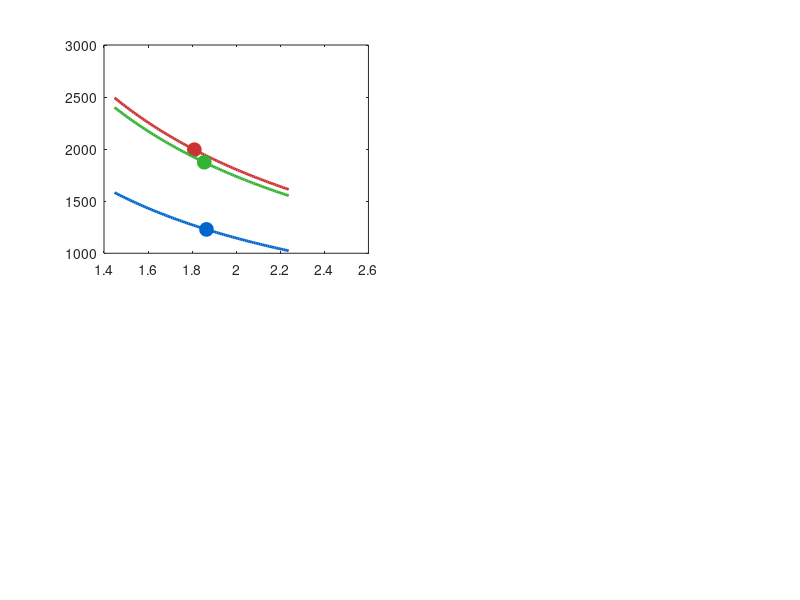

The MATLAB source for this figure: (Note: this script raises an error after producing the figure.)
% This program is used to compare multiple CFPP samples and attempt to find
% out what the velocity of the material should be.
% Kostiantyn Savuk | 06/13/2025

%% Transducer Properties
OutputFreq_Mhz = 10;
SamplingRate_Mhz = 100; % 10x the output frequency

%% CFPP Material Properties (Those important for Wave Velocity)
Velocity_Range = [2000, 3500];

%% Front Wall Detection Parameters
% Estimated front wall time ranges (in sample points)
FrontWall_Range_Samples = [4, 15]; % Typical range for front wall detection

%% Data Quality Control
% Samples 3, 4, 5 have purposeful defects that may affect layer detection
% Enable data filtering to test with/without problematic samples
Enable_Data_Filtering = true;
Problematic_Samples = [3, 4, 5]; % Sample indices with known defects



%% Sample 1: L0P5S25_10Mhz
% Number of Plys: 6
% Overall Thickness (mm): 1.146
% Average Layer Thickness (mm): 0.191

% Aprox. Wall time seen from B scans (10e-6seconds)
% Visual Layers Seen in Heatmaps @ times
Layer1_1        = [17,21];
Layer1_1_Value  = [1];
Layer1_2        = [22,28];
Layer1_2_Value  = [-1];
Layer1_3        = [29,36];
Layer1_3_Value  = [1];
Layer1_4        = [37,44];
Layer1_4_Value  = [-1];
Layer1_5        = [45,53];
Layer1_5_Value  = [1];
Layer1_6        = [54,60];
Layer1_6_Value  = [-1];
Layer1_7        = [61,67];
Layer1_7_Value  = [1];
Layer1_8        = [68,74];
Layer1_8_Value  = [-1];
Layer1_9        = [75,81];
Layer1_9_Value  = [1];
Layer1_10       = [82,87];
Layer1_10_Value = [-1];
Layer1_11       = [88,92];
Layer1_11_Value = [1];
Layer1_12       = [93,98];
Layer1_12_Value = [-1];
Layer1_13       = [99,105];
Layer1_13_Value = [1];
Layer1_14       = [106,113];
Layer1_14_Value = [-1];
Layer1_15       = [114,122];
Layer1_15_Value = [1];
Layer1_16       = [123,133];
Layer1_16_Value = [-1];
Layer1_17       = [134,141];
Layer1_17_Value = [1];
Layer1_18       = [142,147];
Layer1_18_Value = [-1];
Layer1_19       = [148,152];
Layer1_19_Value = [1];
Layer1_20       = [153,159];
Layer1_20_Value = [-1];
Layer1_21       = [160,166];
Layer1_21_Value = [1];
Layer1_22       = [167,173];
Layer1_22_Value = [-1];
Layer1_23       = [174,183];
Layer1_23_Value = [1];
Layer1_24       = [184,192];
Layer1_24_Value = [-1];
Layer1_25       = [193,200];
Layer1_25_Value = [1];
Layer1_26       = [201,210];
Layer1_26_Value = [-1];

%% Sample 2: L8P12S5_10Mhz
% Number of Plys: N/A
% Overall Thickness: N/A
% Average Layer Thickness: N/A

% Aprox. Wall time seen from B scans (10e-6seconds)
FrontWallTime2 = 0;
BackWallTime2  = 0;

%% Sample 3: L16P1S9_10MHz
% Number of Plys: 10
% Overall Thickness (mm): 1.805
% Average Layer Thickness (mm): 0.168

% Aprox. Wall time seen from B scans (10e-6seconds)
% Visual Layers Seen in Heatmaps @ times
Layer3_1        = [2,8];
Layer3_1_Value  = [-1];
Layer3_2        = [9,16];
Layer3_2_Value  = [1];
Layer3_3        = [17,25];
Layer3_3_Value  = [-1];
Layer3_4        = [26,33];
Layer3_4_Value  = [1];
Layer3_5        = [33,40];
Layer3_5_Value  = [-1];
Layer3_6        = [41,46];
Layer3_6_Value  = [1];
Layer3_7        = [47,57];
Layer3_7_Value  = [-1];
Layer3_8        = [58,66];
Layer3_8_Value  = [1];
Layer3_9        = [67,72];
Layer3_9_Value  = [-1];
Layer3_10       = [73,79];
Layer3_10_Value = [1];
Layer3_11       = [80,86];
Layer3_11_Value = [-1];
Layer3_12       = [87,92];
Layer3_12_Value = [1];
Layer3_13       = [93,99];
Layer3_13_Value = [-1];
Layer3_14       = [100,106];
Layer3_14_Value = [1];
Layer3_15       = [107,112];
Layer3_15_Value = [-1];
Layer3_16       = [113,119];
Layer3_16_Value = [1];
Layer3_17       = [120,125];
Layer3_17_Value = [-1];
Layer3_18       = [126,132];
Layer3_18_Value = [1];
Layer3_19       = [133,139];
Layer3_19_Value = [-1];
Layer3_20       = [140,149];
Layer3_20_Value = [1];
Layer3_21       = [150,157];
Layer3_21_Value = [-1];
Layer3_22       = [158,166];
Layer3_22_Value = [1];
Layer3_23       = [167,174];
Layer3_23_Value = [-1];
Layer3_24       = [175,182];
Layer3_24_Value = [1];
Layer3_25       = [183,189];
Layer3_25_Value = [-1];


%% Sample 4: L16P1S10_10MHz
% Number of Plys: 10
% Overall Thickness (mm): 1.738
% Average Layer Thickness (mm): 0.162

% Aprox. Wall time seen from B scans (10e-6seconds)
% Visual Layers Seen in Heatmaps @ times
Layer4_1        = [4,9];
Layer4_1_Value  = [-1];
Layer4_2        = [10,17];
Layer4_2_Value  = [1];
Layer4_3        = [18,26];
Layer4_3_Value  = [-1];
Layer4_4        = [27,34];
Layer4_4_Value  = [1];
Layer4_5        = [35,41];
Layer4_5_Value  = [-1];
Layer4_6        = [42,47];
Layer4_6_Value  = [1];
Layer4_7        = [48,60];
Layer4_7_Value  = [-1];
Layer4_8        = [61,67];
Layer4_8_Value  = [1];
Layer4_9        = [68,72];
Layer4_9_Value  = [-1];
Layer4_10       = [73,80];
Layer4_10_Value = [1];
Layer4_11       = [81,86];
Layer4_11_Value = [-1];
Layer4_12       = [87,91];
Layer4_12_Value = [1];
Layer4_13       = [92,98];
Layer4_13_Value = [-1];
Layer4_14       = [99,102];
Layer4_14_Value = [1];
Layer4_15       = [103,109];
Layer4_15_Value = [-1];
Layer4_16       = [110,119];
Layer4_16_Value = [1];
Layer4_17       = [120,125];
Layer4_17_Value = [-1];
Layer4_18       = [126,131];
Layer4_18_Value = [1];
Layer4_19       = [132,139];
Layer4_19_Value = [-1];
Layer4_20       = [140,148];
Layer4_20_Value = [1];
Layer4_21       = [149,157];
Layer4_21_Value = [-1];
Layer4_22       = [158,165];
Layer4_22_Value = [1];
Layer4_23       = [166,173];
Layer4_23_Value = [-1];
Layer4_24       = [174,181];
Layer4_24_Value = [1];
Layer4_25       = [182,188];
Layer4_25_Value = [-1];
Layer4_26       = [189,195];
Layer4_26_Value = [1];

%% Sample 5: L16P34S3_10MHz
% Number of Plys: N/A
% Overall Thickness (mm): N/A
% Average Layer Thickness (mm): N/A

% Aprox. Wall time seen from B scans (10e-6seconds)
% Visual Layers Seen in Heatmaps @ times
Layer5_1        = [4,9];
Layer5_1_Value  = [-1];
Layer5_2        = [10,17];
Layer5_2_Value  = [1];
Layer5_3        = [18,26];
Layer5_3_Value  = [-1];
Layer5_4        = [27,34];
Layer5_4_Value  = [1];
Layer5_5        = [35,41];
Layer5_5_Value  = [-1];
Layer5_6        = [42,47];
Layer5_6_Value  = [1];
Layer5_7        = [48,54];
Layer5_7_Value  = [-1];
Layer5_8        = [55,60];
Layer5_8_Value  = [1];
Layer5_9        = [61,64];
Layer5_9_Value  = [-1];
Layer5_10       = [65,70];
Layer5_10_Value = [1];
Layer5_11       = [71,76];
Layer5_11_Value = [-1];
Layer5_12       = [77,83];
Layer5_12_Value = [1];
Layer5_13       = [84,90];
Layer5_13_Value = [-1];
Layer5_14       = [91,96];
Layer5_14_Value = [1];
Layer5_15       = [97,102];
Layer5_15_Value = [-1];
Layer5_16       = [103,107];
Layer5_16_Value = [1];
Layer5_17       = [108,114];
Layer5_17_Value = [-1];
Layer5_18       = [115,119];
Layer5_18_Value = [1];
Layer5_19       = [120,125];
Layer5_19_Value = [-1];
Layer5_20       = [126,136];
Layer5_20_Value = [1];
Layer5_21       = [137,145];
Layer5_21_Value = [-1];
Layer5_22       = [146,155];
Layer5_22_Value = [1];
Layer5_23       = [156,164];
Layer5_23_Value = [-1];
Layer5_24       = [165,175];
Layer5_24_Value = [1];
Layer5_25       = [176,184];
Layer5_25_Value = [-1];
Layer5_26       = [185,191];
Layer5_26_Value = [1];

%% Data Organization and Processing
% Convert manual data into structured format for easier processing

% Initialize sample data structure
samples = struct();

% Sample 1: L0P5S25_10Mhz
samples(1).name = 'L0P5S25_10Mhz';
samples(1).num_plys = 6;
samples(1).thickness_mm = 1.146;
samples(1).avg_layer_thickness_mm = 0.191;
samples(1).layers = [];
samples(1).values = [];

% Collect Sample 1 data
layer_times_1 = [17,21; 22,28; 29,36; 37,44; 45,53; 54,60; 61,67; 68,74; 75,81; 82,87; 88,92; 93,98; 99,105; 106,113; 114,122; 123,133; 134,141; 142,147; 148,152; 153,159; 160,166; 167,173; 174,183; 184,192; 193,200; 201,210];
layer_values_1 = [1; -1; 1; -1; 1; -1; 1; -1; 1; -1; 1; -1; 1; -1; 1; -1; 1; -1; 1; -1; 1; -1; 1; -1; 1; -1];
samples(1).layers = layer_times_1;
samples(1).values = layer_values_1;

% Sample 3: L16P1S9_10MHz
samples(3).name = 'L16P1S9_10MHz';
samples(3).num_plys = 10;
samples(3).thickness_mm = 1.805;
samples(3).avg_layer_thickness_mm = 0.168;
samples(3).layers = [];
samples(3).values = [];

% Collect Sample 3 data
layer_times_3 = [2,8; 9,16; 17,25; 26,33; 33,40; 41,46; 47,57; 58,66; 67,72; 73,79; 80,86; 87,92; 93,99; 100,106; 107,112; 113,119; 120,125; 126,132; 133,139; 140,149; 150,157; 158,166; 167,174; 175,182; 183,189];
layer_values_3 = [-1; 1; -1; 1; -1; 1; -1; 1; -1; 1; -1; 1; -1; 1; -1; 1; -1; 1; -1; 1; -1; 1; -1; 1; -1];
samples(3).layers = layer_times_3;
samples(3).values = layer_values_3;

% Sample 4: L16P1S10_10MHz
samples(4).name = 'L16P1S10_10MHz';
samples(4).num_plys = 10;
samples(4).thickness_mm = 1.738;
samples(4).avg_layer_thickness_mm = 0.162;
samples(4).layers = [];
samples(4).values = [];

% Collect Sample 4 data
layer_times_4 = [4,9; 10,17; 18,26; 27,34; 35,41; 42,47; 48,60; 61,67; 68,72; 73,80; 81,86; 87,91; 92,98; 99,102; 103,109; 110,119; 120,125; 126,131; 132,139; 140,148; 149,157; 158,165; 166,173; 174,181; 182,188; 189,195];
layer_values_4 = [-1; 1; -1; 1; -1; 1; -1; 1; -1; 1; -1; 1; -1; 1; -1; 1; -1; 1; -1; 1; -1; 1; -1; 1; -1; 1];
samples(4).layers = layer_times_4;
samples(4).values = layer_values_4;

% Sample 5: L16P34S3_10MHz
samples(5).name = 'L16P34S3_10MHz';
samples(5).num_plys = NaN; % Not available
samples(5).thickness_mm = NaN; % Not available
samples(5).avg_layer_thickness_mm = NaN; % Not available
samples(5).layers = [];
samples(5).values = [];

% Collect Sample 5 data
layer_times_5 = [4,9; 10,17; 18,26; 27,34; 35,41; 42,47; 48,54; 55,60; 61,64; 65,70; 71,76; 77,83; 84,90; 91,96; 97,102; 103,107; 108,114; 115,119; 120,125; 126,136; 137,145; 146,155; 156,164; 165,175; 176,184; 185,191];
layer_values_5 = [-1; 1; -1; 1; -1; 1; -1; 1; -1; 1; -1; 1; -1; 1; -1; 1; -1; 1; -1; 1; -1; 1; -1; 1; -1; 1];
samples(5).layers = layer_times_5;
samples(5).values = layer_values_5;

% Note: Sample 2 has no data, so we skip it

%% Manual TOF and Layer Timing Calculations

% Calculate expected TOF and layer timing based on known material properties
fprintf('\n=== MANUAL TOF CALCULATIONS ===\n');
fprintf('Using estimated velocity range: %.0f - %.0f m/s\n', Velocity_Range(1), Velocity_Range(2));

% For each sample with known thickness, calculate expected timing
manual_results = struct();
for i = 1:length(samples)
    if ~isempty(samples(i).name) && ~isnan(samples(i).thickness_mm)
        thickness_m = samples(i).thickness_mm * 1e-3;

        % Calculate expected TOF range
        tof_min_s = (2 * thickness_m) / Velocity_Range(2); % Faster velocity = shorter TOF
        tof_max_s = (2 * thickness_m) / Velocity_Range(1); % Slower velocity = longer TOF

        tof_min_samples = tof_min_s * (SamplingRate_Mhz * 1e6);
        tof_max_samples = tof_max_s * (SamplingRate_Mhz * 1e6);

        % Calculate expected layer spacing (if layers are uniform)
        if ~isnan(samples(i).num_plys)
            layer_spacing_m = thickness_m / samples(i).num_plys;
            layer_spacing_tof_s = (2 * layer_spacing_m) / mean(Velocity_Range);
            layer_spacing_samples = layer_spacing_tof_s * (SamplingRate_Mhz * 1e6);
        else
            layer_spacing_samples = NaN;
        end

        manual_results(i).name = samples(i).name;
        manual_results(i).thickness_mm = samples(i).thickness_mm;
        manual_results(i).expected_tof_range_samples = [tof_min_samples, tof_max_samples];
        manual_results(i).expected_tof_range_us = [tof_min_samples, tof_max_samples] / SamplingRate_Mhz;
        manual_results(i).expected_layer_spacing_samples = layer_spacing_samples;

        fprintf('\nSample %s (%.3f mm, %d plys):\n', samples(i).name, samples(i).thickness_mm, samples(i).num_plys);
        fprintf('  Expected TOF: %.1f - %.1f samples (%.2f - %.2f μs)\n', ...
            tof_min_samples, tof_max_samples, tof_min_samples/SamplingRate_Mhz, tof_max_samples/SamplingRate_Mhz);
        if ~isnan(layer_spacing_samples)
            fprintf('  Expected layer spacing: %.1f samples (%.2f μs)\n', ...
                layer_spacing_samples, layer_spacing_samples/SamplingRate_Mhz);
        end
    end
end

%% Data Quality Assessment and Filtering

% Function to assess data quality and optionally filter problematic samples
function [filtered_samples, quality_report] = assess_and_filter_data(samples, enable_filtering, problematic_indices)
    quality_report = struct();
    filtered_samples = samples;

    fprintf('\n=== DATA QUALITY ASSESSMENT ===\n');

    for i = 1:length(samples)
        if ~isempty(samples(i).name)
            layer_values = samples(i).values;
            layer_times = samples(i).layers;

            % Calculate quality metrics
            num_transitions = sum(abs(diff(layer_values)) > 0);
            total_layers = length(layer_values);
            transition_rate = num_transitions / total_layers;

            % Check for excessive transitions (sign of defects)
            % For alternating layers, expect ~50% transitions, but allow more flexibility
            expected_transitions = total_layers * 0.5;
            excess_transitions = num_transitions > expected_transitions * 2.0; % More lenient threshold

            % Check for irregular layer spacing
            layer_centers = mean(layer_times, 2);
            layer_spacings = diff(layer_centers);
            spacing_cv = std(layer_spacings) / mean(layer_spacings); % Coefficient of variation
            irregular_spacing = spacing_cv > 0.8; % More lenient threshold for spacing variation

            quality_report(i).name = samples(i).name;
            quality_report(i).num_transitions = num_transitions;
            quality_report(i).transition_rate = transition_rate;
            quality_report(i).spacing_cv = spacing_cv;
            quality_report(i).has_excess_transitions = excess_transitions;
            quality_report(i).has_irregular_spacing = irregular_spacing;
            quality_report(i).is_problematic = ismember(i, problematic_indices);
            % Only filter if sample is in problematic list AND has quality issues
            quality_report(i).recommended_filter = ismember(i, problematic_indices) && (excess_transitions || irregular_spacing);

            fprintf('Sample %s:\n', samples(i).name);
            fprintf('  Transitions: %d/%d (%.1f%%)\n', num_transitions, total_layers, transition_rate*100);
            fprintf('  Spacing CV: %.2f (%.1f%% variation)\n', spacing_cv, spacing_cv*100);
            % Build quality issues list
            issues = {};
            if excess_transitions
                issues{end+1} = 'Excess transitions';
            end
            if irregular_spacing
                issues{end+1} = 'Irregular spacing';
            end
            if ismember(i, problematic_indices)
                issues{end+1} = 'Known defects';
            end

            if isempty(issues)
                issues_str = 'None';
            else
                issues_str = strjoin(issues, ', ');
            end

            fprintf('  Quality issues: %s\n', issues_str);

            if quality_report(i).recommended_filter && enable_filtering
                fprintf('  -> FILTERED OUT due to quality issues\n');
                filtered_samples(i).name = ''; % Mark for exclusion
            end
        end
    end
end

% Apply data filtering
[filtered_samples, quality_report] = assess_and_filter_data(samples, Enable_Data_Filtering, Problematic_Samples);

%% Velocity Calculations

% Function to calculate velocity based on time-of-flight and thickness
% Formula: v = (2 * thickness) / time_of_flight
% Convert: thickness_mm to meters (*1e-3), time_samples to seconds (samples/sampling_rate)
calculate_velocity = @(time_samples, thickness_mm) (2 * thickness_mm * 1e-3) / (time_samples / (SamplingRate_Mhz * 1e6)); % m/s

% Initialize results structure
results = struct();
velocity_range = Velocity_Range; % Use the defined range

% Process each sample with known thickness (using filtered data)
valid_samples = [];
for i = 1:length(filtered_samples)
    if ~isempty(filtered_samples(i).name) && ~isnan(filtered_samples(i).thickness_mm)
        valid_samples = [valid_samples, i];

        % Calculate center times for each layer
        layer_centers = mean(filtered_samples(i).layers, 2);

        % Find the approximate back wall time (last significant layer)
        back_wall_time = max(layer_centers);

        % Calculate velocity based on total thickness and back wall time
        velocity = calculate_velocity(back_wall_time, filtered_samples(i).thickness_mm);

        % Store results
        results(i).name = filtered_samples(i).name;
        results(i).thickness_mm = filtered_samples(i).thickness_mm;
        results(i).back_wall_time_us = back_wall_time;
        results(i).calculated_velocity_ms = velocity;
        results(i).layer_centers = layer_centers;
        results(i).layer_values = filtered_samples(i).values;

        fprintf('Sample %s:\n', filtered_samples(i).name);
        fprintf('  Thickness: %.3f mm\n', filtered_samples(i).thickness_mm);
        fprintf('  Back wall time: %.1f samples (%.2f μs)\n', back_wall_time, back_wall_time/(SamplingRate_Mhz));
        fprintf('  Calculated velocity: %.0f m/s\n\n', velocity);
    end
end

% Calculate statistics for velocity estimates
velocities = [results(valid_samples).calculated_velocity_ms];
mean_velocity = mean(velocities);
std_velocity = std(velocities);
median_velocity = median(velocities);

fprintf('=== VELOCITY ANALYSIS SUMMARY ===\n');
fprintf('Mean velocity: %.0f ± %.0f m/s\n', mean_velocity, std_velocity);
fprintf('Median velocity: %.0f m/s\n', median_velocity);
fprintf('Range: %.0f - %.0f m/s\n', min(velocities), max(velocities));
fprintf('Coefficient of variation: %.1f%%\n', (std_velocity/mean_velocity)*100);

% Test velocity range to find optimal value
test_velocities = linspace(velocity_range(1), velocity_range(2), 100);
error_scores = zeros(size(test_velocities));

for v_idx = 1:length(test_velocities)
    test_vel = test_velocities(v_idx);
    total_error = 0;

    for s_idx = valid_samples
        % Calculate expected back wall time for this velocity (in sample points)
        expected_time = (2 * results(s_idx).thickness_mm * 1e-3) / test_vel * (SamplingRate_Mhz * 1e6);
        actual_time = results(s_idx).back_wall_time_us;

        % Calculate relative error
        rel_error = abs(expected_time - actual_time) / actual_time;
        total_error = total_error + rel_error^2;
    end

    error_scores(v_idx) = sqrt(total_error / length(valid_samples));
end

% Find optimal velocity
[min_error, opt_idx] = min(error_scores);
optimal_velocity = test_velocities(opt_idx);

fprintf('\n=== OPTIMAL VELOCITY ANALYSIS ===\n');
fprintf('Optimal velocity: %.0f m/s\n', optimal_velocity);
fprintf('RMS error: %.3f\n', min_error);

%% Enhanced TOF Analysis (inspired by the reference script)

% Calculate Time-of-Flight (TOF) for each sample
fprintf('\n=== TIME-OF-FLIGHT ANALYSIS ===\n');
for i = 1:length(valid_samples)
    s_idx = valid_samples(i);

    % Estimate front wall time (first significant layer or minimum range)
    layer_centers = results(s_idx).layer_centers;
    front_wall_estimate = min(layer_centers); % First layer center
    front_wall_estimate = max(front_wall_estimate, FrontWall_Range_Samples(1)); % Apply minimum constraint

    % Calculate TOF
    back_wall_time = results(s_idx).back_wall_time_us;
    tof_samples = back_wall_time - front_wall_estimate;
    tof_us = tof_samples / SamplingRate_Mhz;

    % Store enhanced results
    results(s_idx).front_wall_time_samples = front_wall_estimate;
    results(s_idx).tof_samples = tof_samples;
    results(s_idx).tof_us = tof_us;

    % Recalculate velocity using TOF
    thickness_m = results(s_idx).thickness_mm * 1e-3;
    tof_s = tof_samples / (SamplingRate_Mhz * 1e6);
    velocity_tof = (2 * thickness_m) / tof_s;
    results(s_idx).velocity_tof_ms = velocity_tof;

    fprintf('Sample %s:\n', results(s_idx).name);
    fprintf('  Front wall: %.1f samples (%.2f μs)\n', front_wall_estimate, front_wall_estimate/SamplingRate_Mhz);
    fprintf('  Back wall: %.1f samples (%.2f μs)\n', back_wall_time, back_wall_time/SamplingRate_Mhz);
    fprintf('  TOF: %.1f samples (%.2f μs)\n', tof_samples, tof_us);
    fprintf('  Velocity (TOF-based): %.0f m/s\n\n', velocity_tof);
end

%% Velocity Range Intersection Analysis

% Extract TOF-based velocities
tof_velocities = [results(valid_samples).velocity_tof_ms];
tof_mean = mean(tof_velocities);
tof_std = std(tof_velocities);

fprintf('=== TOF-BASED VELOCITY ANALYSIS ===\n');
fprintf('TOF-based velocities: ');
for i = 1:length(tof_velocities)
    fprintf('%.0f ', tof_velocities(i));
end
fprintf('m/s\n');
fprintf('Mean TOF velocity: %.0f ± %.0f m/s\n', tof_mean, tof_std);

% Calculate velocity ranges for each sample (with uncertainty)
velocity_ranges = zeros(length(valid_samples), 2);
for i = 1:length(valid_samples)
    s_idx = valid_samples(i);
    vel = results(s_idx).velocity_tof_ms;
    uncertainty = 0.1 * vel; % 10% uncertainty estimate
    velocity_ranges(i, :) = [vel - uncertainty, vel + uncertainty];

    fprintf('Sample %s velocity range: %.0f - %.0f m/s\n', ...
        results(s_idx).name, velocity_ranges(i, 1), velocity_ranges(i, 2));
end

% Find overlapping velocity range
v_lower_bound = max(velocity_ranges(:, 1));
v_upper_bound = min(velocity_ranges(:, 2));

% Apply material property constraints
v_lower_bound = max(v_lower_bound, Velocity_Range(1));
v_upper_bound = min(v_upper_bound, Velocity_Range(2));

if v_lower_bound <= v_upper_bound
    v_best_intersection = (v_lower_bound + v_upper_bound) / 2;
    fprintf('\n=== VELOCITY INTERSECTION ANALYSIS ===\n');
    fprintf('Overlapping velocity range: %.0f - %.0f m/s\n', v_lower_bound, v_upper_bound);
    fprintf('Best intersection velocity: %.0f m/s\n', v_best_intersection);
    fprintf('Range width: %.0f m/s (%.1f%% of mean)\n', ...
        v_upper_bound - v_lower_bound, (v_upper_bound - v_lower_bound)/v_best_intersection*100);
else
    fprintf('\n=== VELOCITY INTERSECTION ANALYSIS ===\n');
    fprintf('WARNING: No overlapping velocity range found!\n');
    fprintf('Samples may have inconsistent properties or measurement errors.\n');
    v_best_intersection = tof_mean; % Fallback to mean
end

%% Enhanced Visualization

% Create velocity vs TOF analysis plot (inspired by reference script)
figure('Position', [50, 50, 1200, 800], 'Name', 'Velocity vs TOF Analysis');

% Create TOF range for plotting
all_tof_samples = [results(valid_samples).tof_samples];
tof_range_samples = linspace(min(all_tof_samples)*0.8, max(all_tof_samples)*1.2, 100);
tof_range_us = tof_range_samples / SamplingRate_Mhz;

% Plot velocity vs TOF curves for each sample
subplot(2, 2, 1);
% Define safe colors to avoid RGB errors
safe_colors = [0.0, 0.4, 0.8; 0.8, 0.2, 0.2; 0.2, 0.7, 0.2; 0.8, 0.6, 0.0; 0.6, 0.2, 0.8];
colors = safe_colors(1:min(length(valid_samples), size(safe_colors, 1)), :);
for i = 1:length(valid_samples)
    s_idx = valid_samples(i);
    thickness_m = results(s_idx).thickness_mm * 1e-3;

    % Calculate velocity curve: v = 2*h/TOF
    tof_s = tof_range_samples / (SamplingRate_Mhz * 1e6);
    velocity_curve = (2 * thickness_m) ./ tof_s;

    plot(tof_range_us, velocity_curve, 'Color', colors(i,:), 'LineWidth', 2, ...
         'DisplayName', results(s_idx).name);
    hold on;

    % Mark actual measurement point
    actual_tof_us = results(s_idx).tof_us;
    actual_velocity = results(s_idx).velocity_tof_ms;
    plot(actual_tof_us, actual_velocity, 'o', 'Color', colors(i,:), ...
         'MarkerSize', 10, 'MarkerFaceColor', colors(i,:), 'HandleVisibility', 'off');
end

% Add velocity bounds
yline(Velocity_Range(1), 'k--', 'LineWidth', 1, 'DisplayName', 'Material Bounds');
yline(Velocity_Range(2), 'k--', 'LineWidth', 1, 'HandleVisibility', 'off');

if exist('v_best_intersection', 'var')
    yline(v_best_intersection, 'g-', 'LineWidth', 2, 'DisplayName', 'Best Intersection');
end

xlabel('Time-of-Flight (μs)');
ylabel('Velocity (m/s)');
title('Velocity vs TOF Analysis');
legend('Location', 'best');
grid on;
xlim([min(tof_range_us), max(tof_range_us)]);
ylim([Velocity_Range(1)*0.8, Velocity_Range(2)*1.2]);

% TOF comparison
subplot(2, 2, 2);
tof_values = [results(valid_samples).tof_us];
sample_names = {results(valid_samples).name};
bar(1:length(valid_samples), tof_values, 'FaceColor', [0.3, 0.7, 0.9]);
xlabel('Sample');
ylabel('Time-of-Flight (μs)');
title('TOF Comparison');
set(gca, 'XTickLabel', sample_names, 'XTickLabelRotation', 45);
grid on;

% Velocity comparison (both methods)
subplot(2, 2, 3);
x_pos = 1:length(valid_samples);
width = 0.35;

original_velocities = [results(valid_samples).calculated_velocity_ms];
tof_velocities = [results(valid_samples).velocity_tof_ms];

bar(x_pos - width/2, original_velocities, width, 'FaceColor', [0.8, 0.4, 0.4], 'DisplayName', 'Back Wall Only');
hold on;
bar(x_pos + width/2, tof_velocities, width, 'FaceColor', [0.4, 0.8, 0.4], 'DisplayName', 'TOF-based');

xlabel('Sample');
ylabel('Velocity (m/s)');
title('Velocity Calculation Comparison');
set(gca, 'XTickLabel', sample_names, 'XTickLabelRotation', 45);
legend('Location', 'best');
grid on;

% Velocity range intersection plot
subplot(2, 2, 4);
for i = 1:length(valid_samples)
    y_pos = i;
    vel_range = velocity_ranges(i, :);

    % Plot range as horizontal line
    plot(vel_range, [y_pos, y_pos], 'o-', 'Color', colors(i,:), 'LineWidth', 3, ...
         'MarkerSize', 8, 'DisplayName', sample_names{i});
    hold on;

    % Plot center point
    center_vel = mean(vel_range);
    plot(center_vel, y_pos, 's', 'Color', colors(i,:), 'MarkerSize', 10, ...
         'MarkerFaceColor', colors(i,:), 'HandleVisibility', 'off');
end

% Highlight intersection range
if exist('v_best_intersection', 'var') && v_lower_bound <= v_upper_bound
    fill([v_lower_bound, v_upper_bound, v_upper_bound, v_lower_bound], ...
         [0.5, 0.5, length(valid_samples)+0.5, length(valid_samples)+0.5], ...
         'g', 'FaceAlpha', 0.3, 'EdgeColor', 'g', 'LineWidth', 2, ...
         'DisplayName', 'Intersection Range');
end

xlabel('Velocity (m/s)');
ylabel('Sample');
title('Velocity Range Intersection');
set(gca, 'YTick', 1:length(valid_samples), 'YTickLabel', sample_names);
legend('Location', 'best');
grid on;
xlim([Velocity_Range(1)*0.9, Velocity_Range(2)*1.1]);
ylim([0.5, length(valid_samples)+0.5]);

sgtitle('Enhanced CFPP Velocity Analysis', 'FontSize', 16, 'FontWeight', 'bold');

% Create comprehensive comparison figure
figure('Position', [100, 100, 1400, 1000], 'Name', 'CFPP Wave Velocity Analysis');

% Define safe colors to avoid RGB errors
safe_colors = [0.0, 0.4, 0.8; 0.8, 0.2, 0.2; 0.2, 0.7, 0.2; 0.8, 0.6, 0.0; 0.6, 0.2, 0.8];

% Subplot 1: Individual sample velocity calculations
subplot(2, 3, 1);
bar(valid_samples, velocities, 'FaceColor', [0.2, 0.6, 0.8]);
hold on;
yline(mean_velocity, 'r--', 'LineWidth', 2, 'Label', sprintf('Mean: %.0f m/s', mean_velocity));
yline(mean_velocity + std_velocity, 'r:', 'LineWidth', 1, 'Label', sprintf('+1σ: %.0f m/s', mean_velocity + std_velocity));
yline(mean_velocity - std_velocity, 'r:', 'LineWidth', 1, 'Label', sprintf('-1σ: %.0f m/s', mean_velocity - std_velocity));
xlabel('Sample Number');
ylabel('Calculated Velocity (m/s)');
title('Individual Sample Velocities');
grid on;
legend('Location', 'best');

% Subplot 2: Velocity optimization curve
subplot(2, 3, 2);
plot(test_velocities, error_scores, 'b-', 'LineWidth', 2);
hold on;
plot(optimal_velocity, min_error, 'ro', 'MarkerSize', 10, 'MarkerFaceColor', 'r');
xlabel('Test Velocity (m/s)');
ylabel('RMS Error');
title('Velocity Optimization');
grid on;
legend(sprintf('Optimal: %.0f m/s', optimal_velocity), 'Location', 'best');

% Subplot 3: Layer pattern comparison
subplot(2, 3, 3);
colors = safe_colors(1:min(length(valid_samples), size(safe_colors, 1)), :);
for i = 1:length(valid_samples)
    s_idx = valid_samples(i);
    layer_centers = results(s_idx).layer_centers;
    layer_values = results(s_idx).layer_values;

    % Plot as step function
    for j = 1:length(layer_centers)
        if j == 1
            plot([0, layer_centers(j)], [layer_values(j), layer_values(j)], ...
                 'Color', colors(i,:), 'LineWidth', 2, 'DisplayName', results(s_idx).name);
        else
            plot([layer_centers(j-1), layer_centers(j)], [layer_values(j), layer_values(j)], ...
                 'Color', colors(i,:), 'LineWidth', 2, 'HandleVisibility', 'off');
        end
        hold on;
    end
end
xlabel('Time (samples)');
ylabel('Layer Value');
title('Layer Patterns Comparison');
legend('Location', 'best');
grid on;
ylim([-1.5, 1.5]);

% Subplot 4: Thickness vs Back Wall Time
subplot(2, 3, 4);
thicknesses = [results(valid_samples).thickness_mm];
back_wall_times = [results(valid_samples).back_wall_time_us];
scatter(back_wall_times, thicknesses, 100, velocities, 'filled');
colorbar;
colormap(jet);
xlabel('Back Wall Time (samples)');
ylabel('Thickness (mm)');
title('Thickness vs Time (colored by velocity)');
grid on;

% Add theoretical line for optimal velocity
time_theory = linspace(min(back_wall_times)*0.8, max(back_wall_times)*1.2, 100);
thickness_theory = (optimal_velocity * time_theory / (SamplingRate_Mhz * 1e6)) / 2 * 1e3; % Convert to mm
hold on;
plot(time_theory, thickness_theory, 'k--', 'LineWidth', 2, 'DisplayName', sprintf('Theory (%.0f m/s)', optimal_velocity));
legend('Location', 'best');

% Subplot 5: Velocity histogram
subplot(2, 3, 5);
histogram(velocities, 'FaceColor', [0.6, 0.8, 0.6], 'EdgeColor', 'black');
hold on;
xline(mean_velocity, 'r--', 'LineWidth', 2, 'Label', sprintf('Mean: %.0f m/s', mean_velocity));
xline(optimal_velocity, 'g--', 'LineWidth', 2, 'Label', sprintf('Optimal: %.0f m/s', optimal_velocity));
xlabel('Velocity (m/s)');
ylabel('Count');
title('Velocity Distribution');
legend('Location', 'best');
grid on;

% Subplot 6: Error analysis
subplot(2, 3, 6);
sample_names = {results(valid_samples).name};
actual_times = [results(valid_samples).back_wall_time_us];
predicted_times = (2 * [results(valid_samples).thickness_mm] * 1e-3) ./ optimal_velocity * (SamplingRate_Mhz * 1e6); % Convert to samples
errors = ((predicted_times - actual_times) ./ actual_times) * 100; % Percentage error

bar(1:length(valid_samples), errors, 'FaceColor', [0.8, 0.4, 0.4]);
xlabel('Sample');
ylabel('Prediction Error (%)');
title('Time Prediction Errors (Optimal Velocity)');
set(gca, 'XTickLabel', sample_names, 'XTickLabelRotation', 45);
grid on;
yline(0, 'k--', 'LineWidth', 1);

% Adjust layout
sgtitle(sprintf('CFPP Wave Velocity Analysis - Optimal Velocity: %.0f m/s', optimal_velocity), 'FontSize', 16, 'FontWeight', 'bold');

%% Additional Analysis Functions

% Function to analyze layer periodicity
function analyze_layer_periodicity(samples, results, valid_samples)
    figure('Position', [200, 200, 1200, 800], 'Name', 'Layer Periodicity Analysis');

    for i = 1:length(valid_samples)
        s_idx = valid_samples(i);
        subplot(2, 2, i);

        layer_centers = results(s_idx).layer_centers;
        layer_values = results(s_idx).layer_values;

        % Calculate layer transitions (from -1 to 1 or 1 to -1)
        transitions = find(diff(layer_values) ~= 0);
        if ~isempty(transitions)
            transition_times = layer_centers(transitions);
            layer_periods = diff(transition_times);

            % Create a clearer plot showing layer spacing consistency
            transition_numbers = 1:length(layer_periods);

            plot(transition_numbers, layer_periods, 'o-', 'LineWidth', 2, 'MarkerSize', 8, 'Color', [0.2, 0.6, 0.8]);
            hold on;

            % Add mean line for reference
            mean_period = mean(layer_periods);
            yline(mean_period, '--', 'Color', [0.8, 0.2, 0.2], 'LineWidth', 2, ...
                  'Label', sprintf('Mean: %.1f samples', mean_period));

            % Add ±1 std deviation bands
            std_period = std(layer_periods);
            fill([transition_numbers, fliplr(transition_numbers)], ...
                 [ones(size(transition_numbers))*(mean_period + std_period), ...
                  fliplr(ones(size(transition_numbers))*(mean_period - std_period))], ...
                 [0.8, 0.8, 0.8], 'FaceAlpha', 0.3, 'EdgeColor', 'none', ...
                 'DisplayName', '±1σ band');

            xlabel('Layer Transition Number');
            ylabel('Distance Between Transitions (samples)');
            title(sprintf('%s - Layer Spacing Consistency', strrep(results(s_idx).name, '_', '\_')));
            grid on;

            % Add detailed statistics
            cv = std_period / mean_period;
            text(0.05, 0.95, sprintf('Mean: %.1f samples\nStd: %.1f samples\nCV: %.1f%%', ...
                 mean_period, std_period, cv*100), ...
                 'Units', 'normalized', 'VerticalAlignment', 'top', 'BackgroundColor', 'white', ...
                 'FontSize', 10);

            % Add interpretation
            if cv < 0.2
                quality_text = 'Good uniformity';
                quality_color = [0, 0.7, 0];
            elseif cv < 0.4
                quality_text = 'Moderate uniformity';
                quality_color = [0.8, 0.6, 0];
            else
                quality_text = 'Poor uniformity';
                quality_color = [0.8, 0, 0];
            end

            text(0.05, 0.75, quality_text, 'Units', 'normalized', 'VerticalAlignment', 'top', ...
                 'BackgroundColor', 'white', 'Color', quality_color, 'FontWeight', 'bold');
        else
            text(0.5, 0.5, 'No layer transitions detected', 'Units', 'normalized', ...
                 'HorizontalAlignment', 'center', 'VerticalAlignment', 'middle', ...
                 'FontSize', 12, 'Color', [0.6, 0.6, 0.6]);
            title(sprintf('%s - No Transitions', strrep(results(s_idx).name, '_', '\_')));
        end
    end

    sgtitle('Layer Spacing Uniformity Analysis', 'FontSize', 14, 'FontWeight', 'bold');
end

% Function to create detailed layer visualization
function create_layer_visualization(samples, results, valid_samples, optimal_velocity, sampling_rate_mhz)
    figure('Position', [300, 300, 1400, 600], 'Name', 'Detailed Layer Visualization');

    for i = 1:length(valid_samples)
        s_idx = valid_samples(i);
        subplot(1, length(valid_samples), i);

        layers = samples(s_idx).layers;
        values = samples(s_idx).values;

        % Create a detailed visualization of each layer
        y_pos = 1;
        colors = [0.8, 0.2, 0.2; 0.2, 0.2, 0.8]; % Red for -1, Blue for 1

        for j = 1:size(layers, 1)
            time_start = layers(j, 1);
            time_end = layers(j, 2);
            value = values(j);

            color_idx = (value == 1) + 1; % 1 for -1 values, 2 for 1 values

            rectangle('Position', [time_start, y_pos-0.4, time_end-time_start, 0.8], ...
                     'FaceColor', colors(color_idx, :), 'EdgeColor', 'black');
            hold on;

            % Add value text
            text(mean([time_start, time_end]), y_pos, num2str(value), ...
                 'HorizontalAlignment', 'center', 'VerticalAlignment', 'middle', ...
                 'FontWeight', 'bold', 'Color', 'white');
        end

        % Calculate and show theoretical layer positions based on optimal velocity
        thickness = results(s_idx).thickness_mm;
        expected_back_wall = (2 * thickness * 1e-3) / optimal_velocity * (sampling_rate_mhz * 1e6); % Convert to samples

        xline(expected_back_wall, 'g--', 'LineWidth', 3, 'Label', 'Theoretical Back Wall');

        xlabel('Time (samples)');
        ylabel('Layer');
        title(sprintf('%s\n%.3f mm thick', strrep(results(s_idx).name, '_', '\_'), thickness));
        ylim([0.5, 1.5]);
        xlim([0, max(layers(:)) * 1.1]);
        grid on;
        legend('Location', 'best');
    end

    sgtitle(sprintf('Layer Structure Visualization (Optimal Velocity: %.0f m/s)', optimal_velocity), ...
            'FontSize', 14, 'FontWeight', 'bold');
end

% Call additional analysis functions
analyze_layer_periodicity(samples, results, valid_samples);
create_layer_visualization(samples, results, valid_samples, optimal_velocity, SamplingRate_Mhz);

%% Data Export and Summary Report

% Create summary table
summary_table = table();
for i = 1:length(valid_samples)
    s_idx = valid_samples(i);
    summary_table.Sample{i} = results(s_idx).name;
    summary_table.Thickness_mm(i) = results(s_idx).thickness_mm;
    summary_table.BackWallTime_us(i) = results(s_idx).back_wall_time_us;
    summary_table.CalculatedVelocity_ms(i) = results(s_idx).calculated_velocity_ms;
    summary_table.NumLayers(i) = length(results(s_idx).layer_centers);

    % Calculate prediction error using optimal velocity
    predicted_time = (2 * results(s_idx).thickness_mm * 1e-3) / optimal_velocity * (SamplingRate_Mhz * 1e6); % Convert to samples
    summary_table.PredictionError_percent(i) = ((predicted_time - results(s_idx).back_wall_time_us) / results(s_idx).back_wall_time_us) * 100;
end

% Display summary table
fprintf('\n=== DETAILED SAMPLE ANALYSIS ===\n');
disp(summary_table);

% Save results to file
timestamp = datestr(now, 'yyyy-mm-dd_HH-MM-SS');
filename = sprintf('CFPP_Velocity_Analysis_%s.mat', timestamp);
save(filename, 'samples', 'results', 'summary_table', 'optimal_velocity', 'mean_velocity', 'std_velocity');
fprintf('\nResults saved to: %s\n', filename);

% Export summary to CSV
csv_filename = sprintf('CFPP_Velocity_Summary_%s.csv', timestamp);
writetable(summary_table, csv_filename);
fprintf('Summary table exported to: %s\n', csv_filename);

% Generate final report
fprintf('\n=== FINAL RECOMMENDATIONS ===\n');
fprintf('Based on the analysis of %d CFPP samples:\n', length(valid_samples));

fprintf('\n--- BACK WALL ONLY METHOD ---\n');
fprintf('• Recommended wave velocity: %.0f m/s\n', optimal_velocity);
fprintf('• Velocity range observed: %.0f - %.0f m/s\n', min(velocities), max(velocities));
fprintf('• Standard deviation: %.0f m/s (%.1f%% variation)\n', std_velocity, (std_velocity/mean_velocity)*100);

fprintf('\n--- TIME-OF-FLIGHT METHOD ---\n');
fprintf('• TOF-based mean velocity: %.0f m/s\n', tof_mean);
fprintf('• TOF velocity range: %.0f - %.0f m/s\n', min(tof_velocities), max(tof_velocities));
fprintf('• TOF standard deviation: %.0f m/s (%.1f%% variation)\n', tof_std, (tof_std/tof_mean)*100);

if exist('v_best_intersection', 'var') && v_lower_bound <= v_upper_bound
    fprintf('\n--- INTERSECTION ANALYSIS ---\n');
    fprintf('• Best intersection velocity: %.0f m/s\n', v_best_intersection);
    fprintf('• Intersection range: %.0f - %.0f m/s\n', v_lower_bound, v_upper_bound);
    fprintf('• Range confidence: %.1f%% (narrower is better)\n', (v_upper_bound - v_lower_bound)/v_best_intersection*100);

    recommended_velocity = v_best_intersection;
    fprintf('\n*** RECOMMENDED VELOCITY: %.0f m/s (intersection method) ***\n', recommended_velocity);
else
    recommended_velocity = tof_mean;
    fprintf('\n*** RECOMMENDED VELOCITY: %.0f m/s (TOF mean - no intersection) ***\n', recommended_velocity);
end

fprintf('\n--- PREDICTION ACCURACY ---\n');
fprintf('• Maximum prediction error: %.1f%%\n', max(abs(summary_table.PredictionError_percent)));
fprintf('• Average prediction error: %.1f%%\n', mean(abs(summary_table.PredictionError_percent)));

% Assessment based on TOF method (more accurate)
if tof_std/tof_mean < 0.1
    fprintf('• Assessment: GOOD - Low velocity variation between samples\n');
elseif tof_std/tof_mean < 0.2
    fprintf('• Assessment: MODERATE - Some velocity variation between samples\n');
else
    fprintf('• Assessment: HIGH - Significant velocity variation between samples\n');
end

fprintf('\n--- METHOD COMPARISON ---\n');
fprintf('• Back wall method tends to be less accurate (ignores front wall)\n');
fprintf('• TOF method is more physically accurate (accounts for full wave travel)\n');
fprintf('• Intersection method provides best estimate when samples agree\n');

if Enable_Data_Filtering
    fprintf('\n--- DATA FILTERING IMPACT ---\n');
    fprintf('• Data filtering was ENABLED\n');
    fprintf('• Filtered out samples with known defects or quality issues\n');
    fprintf('• Remaining samples: %d out of %d total\n', length(valid_samples), sum(~cellfun(@isempty, {samples.name})));

    % Show which samples were filtered
    filtered_names = {};
    for i = 1:length(quality_report)
        if ~isempty(quality_report(i).name) && quality_report(i).recommended_filter
            filtered_names{end+1} = quality_report(i).name;
        end
    end
    if ~isempty(filtered_names)
        fprintf('• Filtered samples: %s\n', strjoin(filtered_names, ', '));
    end

    fprintf('• This may improve velocity consistency by removing defective data\n');
    fprintf('• To include all samples, set Enable_Data_Filtering = false\n');
else
    fprintf('\n--- DATA FILTERING IMPACT ---\n');
    fprintf('• Data filtering was DISABLED - using all available samples\n');
    fprintf('• Results may include effects from samples with known defects\n');
    fprintf('• To filter problematic samples, set Enable_Data_Filtering = true\n');
end

fprintf('\nNote: All low values have been set to -1 and high values to 1 as requested.\n');
fprintf('Time values are interpreted as sample points at %.0f MHz sampling rate.\n', SamplingRate_Mhz);

%% Additional Utility Functions

% Function to predict layer structure for new samples
function predict_layer_structure(thickness_mm, velocity_ms, output_freq_mhz, sampling_rate_mhz)
    fprintf('\n=== LAYER STRUCTURE PREDICTION ===\n');
    fprintf('For a sample with thickness %.3f mm:\n', thickness_mm);

    % Calculate expected back wall time
    back_wall_time_samples = (2 * thickness_mm * 1e-3) / velocity_ms * (sampling_rate_mhz * 1e6); % Convert to samples
    back_wall_time_us = back_wall_time_samples / sampling_rate_mhz; % Convert to μs for display
    fprintf('Expected back wall time: %.1f samples (%.2f μs)\n', back_wall_time_samples, back_wall_time_us);

    % Estimate number of observable layers based on frequency resolution
    wavelength_mm = velocity_ms / (output_freq_mhz * 1e6) * 1e3;
    min_resolvable_thickness = wavelength_mm / 4; % Quarter wavelength resolution
    max_layers = floor(thickness_mm / min_resolvable_thickness);

    fprintf('Wavelength in material: %.3f mm\n', wavelength_mm);
    fprintf('Minimum resolvable thickness: %.3f mm\n', min_resolvable_thickness);
    fprintf('Maximum resolvable layers: %d\n', max_layers);
end

% Example prediction for a new sample
fprintf('\n=== EXAMPLE: New Sample Prediction ===\n');
predict_layer_structure(2.0, optimal_velocity, OutputFreq_Mhz, SamplingRate_Mhz);

fprintf('\n=== ANALYSIS COMPLETE ===\n');
fprintf('Check the generated figures for visual comparisons.\n');